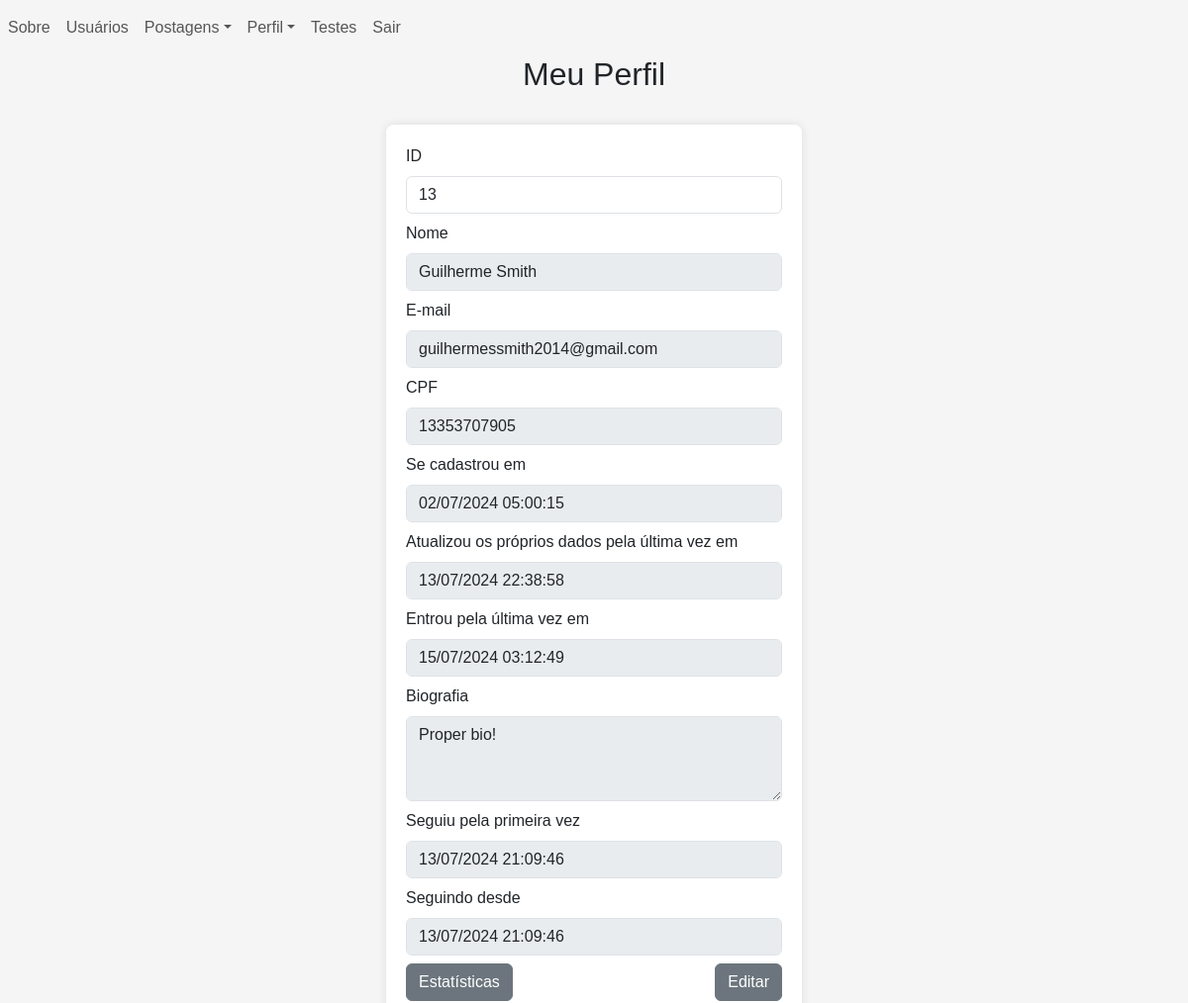
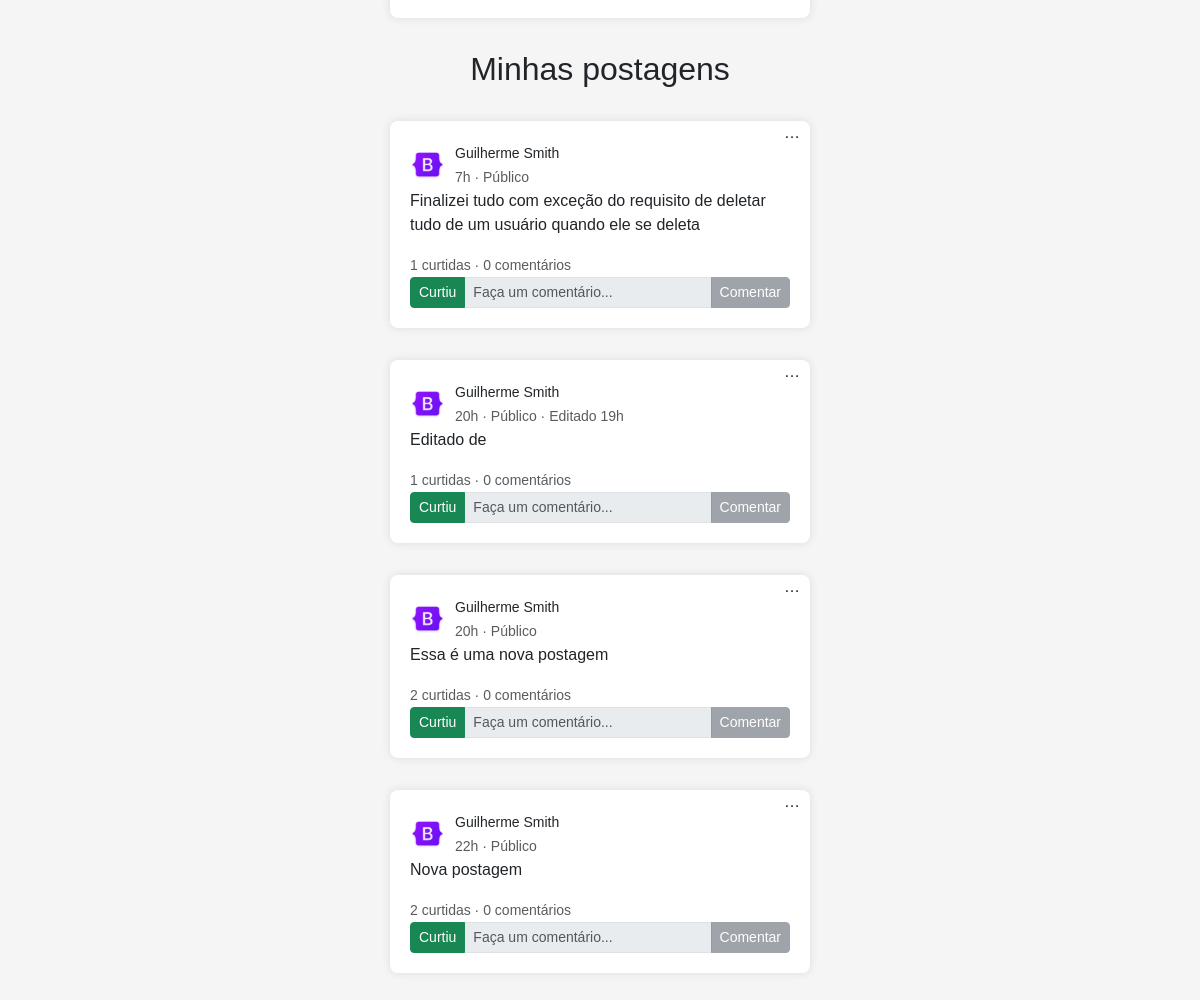
The page /users/profile.php (signed in) on the database its author committed (2 pictures, top to bottom).
### tables this page shows
CREATE TABLE users (
    id INTEGER PRIMARY KEY AUTOINCREMENT,
    username VARCHAR(255) NOT NULL,
    email VARCHAR(255) NOT NULL UNIQUE,
    cpf VARCHAR(11) NOT NULL UNIQUE,
    created_at DATETIME DEFAULT CURRENT_TIMESTAMP,
    updated_at DATETIME
, pass VARCHAR(255) NOT NULL, bio VARCHAR(100), logged_at TIMESTAMP, adm boolean DEFAULT false);

CREATE TABLE posts (
    id INTEGER PRIMARY KEY AUTOINCREMENT,
    id_user INTEGER NOT NULL,
    text VARCHAR(100) NOT NULL,
    image_src VARCHAR(100),
    created_at TIMESTAMP DEFAULT CURRENT_TIMESTAMP,
    updated_at TIMESTAMP,
    total_comments INTEGER DEFAULT 0,
    total_likes INTEGER DEFAULT 0,
    FOREIGN KEY (id_user) REFERENCES users(id)
);

### src/back/config.php (called while the page is built, shortened)
<?php
    function get_posts(array $array = [], $single = false){
        $db = db_conn();
        $se_SQL = "SELECT * FROM post";
        if (!empty($array)) {
            $se_SQL .= " WHERE ";
            $conditions = [];
            foreach ($array as $col => $values) {
                $value_parts = explode(',',$values);
                foreach ($value_parts as $value) {
                    $marks[] = "$col LIKE ?";
                }
                $conditions[] = implode(" OR ",$marks);
            }
            $se_SQL .= implode(" AND ",$conditions);
        }
        $se_query = $db->prepare($se_SQL);
        if (!empty($array)) {
            $i = 1;
            foreach ($array as $col => $value) {
                foreach ($value_parts as $value) {
                    $se_query->bindValue($i,"%".trim(ucfirst($value))."%",SQLITE3_TEXT);
                    $i++;
                }
            }
        }
        $se_result = $se_query->execute();
        $posts = [];
        while ($row = $se_result->fetchArray(SQLITE3_ASSOC)) {
            $row['options'] = [
                ['text' => 'Visualizar','path' => POSTS_LINK.'crud/view_post.php']
            ];
            if (logged()) {
                if ($row['id_user'] == $_SESSION['user']['id']) {
                    $row['options'][] = ['text' => 'Editar','path' => POSTS_LINK.'crud/edit_post.php'];
                    $row['options'][] = ['text' => 'Deletar','path' => POSTS_LINK.'crud/delete_post.php'];
                }
                if ($db->querySingle("SELECT created_at FROM post_likes WHERE id_user = ".$_SESSION['user']['id']." AND id_post = ".$row['id']) == null) {
                    $row['liked'] = false;
                }else{
                    $row['liked'] = true;
                }
            }else{
                $row['liked'] = false;
            }
            $row['posted_at'] = time_ago($row['created_at']);
            $posts[] = $row;
        }
        return $single ? $posts[0] : $posts;
    }
    function time_ago($datetime) {
        $now = new DateTime('now', new DateTimeZone('America/Sao_Paulo'));
        $post_time = new DateTime($datetime, new DateTimeZone('UTC'));
        $post_time->setTimezone(new DateTimeZone('America/Sao_Paulo'));
        $interval = $now->diff($post_time);
        $hours = $interval->h;
        $days = $interval->d;
        $weeks = floor($interval->days / 7);
        $months = $interval->m + ($interval->y * 12);
        $years = $interval->y;
        if ($hours > 0) {
            return $hours."h";
        }
        return "Agora";
    }
    function format_date($date_string){
        return $date_string != null ? date('d/m/Y H:i:s',strtotime($date_string)) : "";
    }
    function logged(){
        return isset($_SESSION['user']);
    }
    function db_conn(){
        $db = new SQLite3(SRC_URL.'back/database.sqlite',SQLITE3_OPEN_READWRITE);
        return $db;
    }
    function get_users(array $array = [], $single = false){
        $db = db_conn();
        $se_SQL = "SELECT * FROM users";
        if (!empty($array)) {
            $se_SQL .= " WHERE ";
            $conditions = [];
            foreach ($array as $col => $values) {
                if (!empty($values)) {
                    $value_parts = explode(',',$values);
                    foreach ($value_parts as $value) {
                        $marks[] = str_contains($col,"id") ? "$col = ?" : "$col LIKE ?";
                    }
                    $conditions[] = implode(" OR ",$marks);
                }
            }
            $se_SQL .= implode(" AND ",$conditions);
        }
        $se_query = $db->prepare($se_SQL);
        if (!empty($array)) {
            $i = 1;
            foreach ($array as $col => $value) {
                if (!empty($value)) {
                    foreach ($value_parts as $value) {
                        if (str_contains($col,"id")) {
                            $se_query->bindValue($i,trim($value),SQLITE3_INTEGER);
                        }else{
                            $se_query->bindValue($i,"%".trim(ucfirst($value))."%",SQLITE3_TEXT);
                        }
                        $i++;
                    }
                }
            }
        }
        $se_result = $se_query->execute();
        $users = [];
        while ($row = $se_result->fetchArray(SQLITE3_ASSOC)) {
            if (logged()) {
                $users_follow = $db->querySingle("SELECT * FROM users_follow WHERE id_user_follower = ".$_SESSION['user']['id']." AND id_user_followed = ".$row['id'], true);
                if (!empty($users_follow) && $users_follow['active'] == 1) {
                    $row['following'] = true;
                    $row['followed_first_at'] = format_date($users_follow['created_at']);
                    $row['following_since'] = $users_follow['updated_at'] == null ? format_date($users_follow['created_at']) : format_date($users_follow['updated_at']);
                }else{
                    $row['following'] = false;
                    $row['followed_first_at'] = "";
                    $row['following_since'] = "";
                }
            }else{
                $row['following'] = false;
                $row['followed_first_at'] = "";
                $row['following_since'] = "";
            }
            $users[] = $row;
        }
        return $single ? $users[0] : $users;
    }
?>

### users/profile.php (the view, shortened to what this page needs)
<?php
    require "../src/back/config.php";
    if (isset($_GET['id']) && is_numeric($_GET['id']) && $_GET['id'] > 0) {
        $id = $_GET['id'];
        $self = logged() && $_SESSION['user']['id'] == $id ? true : false;
    }else{
        $id = $_SESSION['user']['id'];
        $self = true;
    }
    $profile = get_users(['id' => $id],true);
    if ($self) {
        $button_tag = "a";
        $button_text = "Editar";
        $button_class = "btn btn-secondary";
        $link = USERS_LINK."crud/my_data.php";
        $button_attributes = "href = '$link'";
    }
    $cols = ['id_user' => $profile['id']];
    $posts = get_posts($cols);
?>
<!DOCTYPE html>
<html lang="en">
    <head>
        <?php require SRC_URL."front/head.php" ?>
    </head>
    <body>
        <?php require SRC_URL."front/navbar.php" ?>
        <div class = "text-center">
            <h2>
                <?php
                    if ($self) {
                        echo "Meu Perfil";
                    }else{
                        echo "Perfil de ".explode(" ",$profile['username'])[0];
                    }
                ?>
            </h2>
        </div>
        <form class = "container form-container" action="follow_user.php?redirect_url=<?php echo $_SERVER['REQUEST_URI'] ?>" method="POST" autocomplete = 'off'  >
            <?php
                echo set_form_input('ID','id',$profile['id'],['readonly' => true]);
                echo set_form_input('Nome','username',$profile['username'],['disabled' => true]);
                echo set_form_input('E-mail','email',$profile['email'],['disabled' => true]);
                echo set_form_input('CPF','cpf',$profile['cpf'],['disabled' => true]);
                echo set_form_input('Se cadastrou em','created_at',format_date($profile['created_at']),['disabled' => true]);
                echo set_form_input('Atualizou os próprios dados pela última vez em','updated_at',format_date($profile['updated_at']),['disabled' => true]);
                echo set_form_input('Entrou pela última vez em','logged_at',format_date($profile['logged_at']),['disabled' => true]);
                echo set_form_textarea('Biografia','bio',$profile['bio'],['disabled' => true]);
                echo set_form_input('Seguiu pela primeira vez','followed_first_at',$profile['followed_first_at'],['disabled' => true]);
                echo set_form_input('Seguindo desde','following_since',$profile['following_since'],['disabled' => true]);
            ?>
            <div class = "row" >
                <div class = "col-lg-6 col-md-6 col-sm-12" style = "text-align: left">
                    <a class = "btn btn-secondary" href = "users_statistics.php?id=<?php echo $profile['id'] ?>" >Estatísticas</a>
                </div>
                <div class = "col-lg-6 col-md-6 col-sm-12" style = "text-align: right">
                    <?php echo set_button($button_tag,$button_text,$button_class,$button_attributes) ?>
                </div>
            </div>
        </form>
        <section>
            <div class = 'text-center' style = "display: <?php echo empty($posts) ? 'none' : 'block' ?>">
                <h2>
                    <?php
                        if ($self) {
                            echo "Minhas postagens";
                        }else{
                            echo "Postagens de ".explode(" ",$profile['username'])[0];
                        }
                    ?>
                </h2>
            </div>
            <?php
                if (!empty($posts)) {
                    foreach ($posts as $post) {
                        echo set_post_form($post);
                    }
                }
            ?>
        </section>
    </body>
</html>

### src/front/navbar.php (shortened to what this page needs)
<navbar class = "navbar navbar-expand-lg">
    <ul class="navbar-nav mr-auto">
        <?php
          set_nav_link(MAIN_LINK."index.php","Sobre");
          set_nav_dropdown("Postagens", POSTS_LINK."posts.php",[
            ["path" => POSTS_LINK."crud/post.php", "text" => "Novo"],
            ["path" => POSTS_LINK."posts_table.php", "text" => "Tabela"]
          ]);
          if(logged()){
            set_nav_dropdown("Perfil",USERS_LINK.'profile.php',[
              ["path" => USERS_LINK."crud/my_data.php", "text" => "Dados"],
              ["path" => USERS_LINK."users_statistics.php", "text" => "Estatísticas"],
              ["path" => USERS_LINK."visits.php", "text" => "Visitas"]
            ]);
            set_nav_link(BASE_LINK."tests.php","Testes");
            set_nav_link(USERS_LINK."auth/log_out.php","Sair");
          }else{
            set_nav_link(USERS_LINK."auth/login.php","Entrar");
            set_nav_link(USERS_LINK."crud/signin.php","Registrar");
          }
        ?>
    </ul>
</navbar>
<?php
  function set_nav_link($path,$text){
    echo "<li class='nav-item'><a href = '$path' class = 'nav-link'>$text</a></li>";
  }
  function set_nav_dropdown($text, $href, $items) {
    echo "<li class='nav-item dropdown'>";
    echo "<a class='nav-link dropdown-toggle' href='$href' id='navbarDropdown' role='button' data-toggle='dropdown' aria-haspopup='true' aria-expanded='false'>$text</a>";
    echo "</li>";
  }
  function set_post_options_dropdown($postId, $options) {
    if (!empty($options)) {
      $element = "<div class='dropdown post-options'>";
      $element .= "<span class=' dropdown-toggle' id='postOptionsDropdown$postId' data-toggle='dropdown' aria-haspopup='true' aria-expanded='false'>&#x2026;</span>";
      $element .= "<div class='dropdown-menu' aria-labelledby='postOptionsDropdown$postId'>";
      foreach ($options as $option) {
        $element .= "<a class='dropdown-item' href='{$option['path']}?id=$postId'>{$option['text']}</a>";
      }
      $element .= "</div>";
      $element .= "</div>";
    }else{
      $element = "";
    }
    return $element;
  }
  function set_button($tag,$text,$class,$attributes) {
    return "<$tag $attributes class = '$class' >$text</$tag>";
  }
  function set_form_input($label,$column,$value,$options = []){
    $input = "<div class = 'form-group'>";
    $input .= "<label for = '$column-input' class = 'form-label'>$label</label>";
    $input .= "<input type = 'text' id = '$column-input' name = '$column' class = 'form-control' value = '$value' ";
    $input .= isset($options['readonly']) ? " readonly " : "";
    $input .= isset($options['disabled']) ? " disabled " : "";
    $input .= isset($options['required']) ? " required " : "";
    $input .= ">";
    $input .= "</div>";
    return $input;
  }
  function set_form_textarea($label,$column,$value,$options = []){
    $textarea = "<div class = 'form-group'>";
    $textarea .= "<label for = '$column-input' class = 'form-label'>$label</label>";
    $textarea .= "<textarea id = '$column-input' name = '$column' class = 'form-control' cols = '10' rows = '3'";
    $textarea .= isset($options['disabled']) ? " disabled " : "";
    $textarea .= ">";
    $textarea .= $value;
    $textarea .= "</textarea>";
    $textarea .= "</div>";
    return $textarea;
  }
  function set_post_form ($post = []){
    $form = "<form class = 'container form-container' action = 'comment.php' method = 'POST' autocomplete = 'off' id = 'post-".$post['id']."' >";
    $id_input = "<input type = 'hidden' name = 'id' value = '".$post['id']."' >";
    $user_info = "<div class = 'user-info'>";
    $user_info .= "<img src = '".MEDIA_LINK."bootstrap.png' alt = ''>";
    $user_info .= "<div>";
    $user_info .= "<small class = 'text-bold'>".$post['username']."</small>";
    $user_info .= "<br>";
    $user_info .= "<small class = 'text-muted'>".$post['posted_at']." &middot; Público";
    $user_info .= is_null($post['updated_at']) ? "" : " &middot; Editado ".time_ago($post['updated_at']);
    $user_info .= "</small>";
    $user_info .= "</div>";
    $user_info .= "</div>";
    $options = set_post_options_dropdown($post['id'],$post['options']);
    $text = "<div class = 'text-justify'>";
    $text .= "<p>".$post['text']."</p>";
    $text .= "</div>";
    $statistics = "<div>";
    $statistics .= "<small class = 'text-muted' >".$post['total_likes']." curtidas &middot; ".$post['total_comments']." comentários</small>";
    $statistics .= "</div>";
    if ($post['liked']) {
      $like_button_class = "btn btn-success";
      $like_button_text = "Curtiu";
    }else{
      $like_button_class = "btn btn-primary";
      $like_button_text = "Curtir";
    }
    $buttons = "<div class = 'input-group input-group-sm'>";
    $buttons .= "<a class = '$like_button_class' href = '".POSTS_LINK."like_post.php?id_post=".$post['id']."&redirect_url=".$_SERVER['REQUEST_URI']."'>$like_button_text</a>";
    $buttons .= "<input type = 'text' class = 'form-control' placeholder = 'Faça um comentário...' disabled >";
    $buttons .= "<button type = 'submit' class = 'btn btn-secondary' disabled>Comentar</button>";
    $buttons .= "</div>";
    $form .= $id_input;
    $form .= $options;
    $form .= $user_info;
    $form .= $text;
    $form .= $statistics;
    $form .= $buttons;
    $form .= "</form>";
    return $form;
  }
?>

### main/index.css (style rules this page uses)
form { margin: auto; padding: 0.5rem; }
form .form-group { margin-bottom: 0.5rem; }
.form-container { position: relative; width: 35%; overflow: visible; }
body { font-family: Arial, sans-serif; background-color: #f5f5f5; margin: 0; }
.table-container, .container { margin: 2rem auto; padding: 20px; background-color: #fff; box-shadow: 0 0 10px rgba(0, 0, 0, 0.1); border-radius: 8px; }
.container { max-width: 80%; }
a { color: #007BFF; text-decoration: none; }
a.btn, .nav-link { text-decoration: none; }
.nav-link,.nav-link:hover { text-decoration: none; }
.post-options .dropdown-toggle::after { display: none; }
.post-options { position: absolute; top: 0; right: 10px; }
.user-info { display: flex; align-items: center; }
.user-info img { display: inline-block; margin-right: 10px; width: 35px; }

### rows shown on the page
users: id "13", username "Guilherme Smith", email "guilhermessmith2014@gmail.com", cpf "13353707905"
posts: id_user.username "Guilherme Smith", posted_at "7h", text "Finalizei tudo com exceção do requisito de deletar tudo de um usuário quando ele se deleta", total_likes "1", total_comments "0"
posts: id_user.username "Guilherme Smith", posted_at "20h", set_post_form($post) "· Editado 19h", text "Editado de", total_likes "1", total_comments "0"
posts: id_user.username "Guilherme Smith", posted_at "20h", text "Essa é uma nova postagem", total_likes "2", total_comments "0"
posts: id_user.username "Guilherme Smith", posted_at "22h", text "Nova postagem", total_likes "2", total_comments "0"

### other values the page prints
$text "Sobre Usuários Testes Sair"
$text "Postagens Perfil"
$label "ID Nome E-mail CPF Se cadastrou em Atualizou os próprios dados pela última vez em Entrou pela última vez em Seguiu pela primeira vez Seguindo desde"
$label "Biografia"
set_button($button_tag,$button_text,$button_class,$button_attributes) "Editar"
